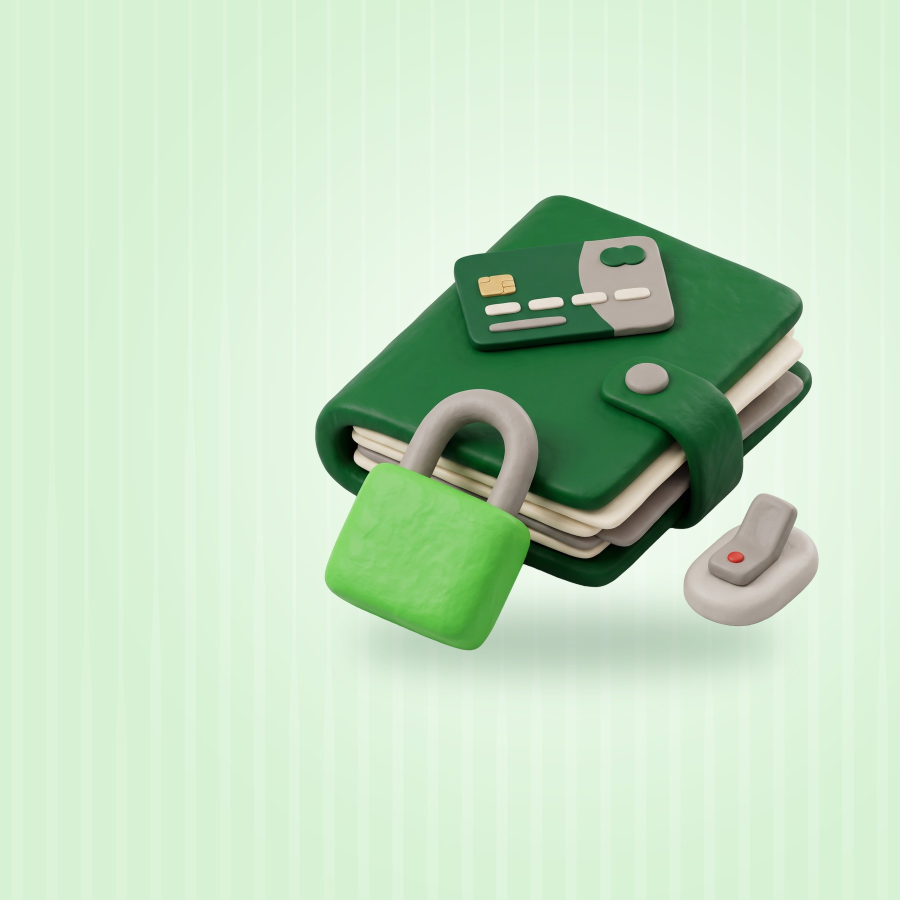
#> input picture generator/ovz/assets/ovz_big_close.jpg, 1800 x 1800 px, given in place of bg_light2.png, which was not available (shown at 1/2 size)
$ python make_assets.py assets/ovz_big_close.jpg
#> lines starting #> are read from the running program, lines starting #| are printed output that depends on the picture
import os, sys, math
from PIL import Image, ImageDraw, ImageFilter, ImageOps, ImageChops
SP = sys.argv[1]
G = os.path.join(SP, 'gen'); C = os.path.join(G, 'cut'); A = os.path.join(SP, 'assets'); L = os.path.join(SP, 'in', 'logo')
os.makedirs(A, exist_ok=True)

# [4 lines left out: function crop_alpha, not called in this run]

def save_png(im, name):
    p = os.path.join(A, name); im.save(p, optimize=True); return p

# ---------- backgrounds ----------
def bg(src, name, size=(1920,1080), q=88):
#> called with src = 'bg_light2.png', name = 'ovz_bg_light_a.jpg', size = (1920, 1080), q = 88
    im = Image.open(os.path.join(G, src)).convert('RGB').resize(size, Image.LANCZOS)
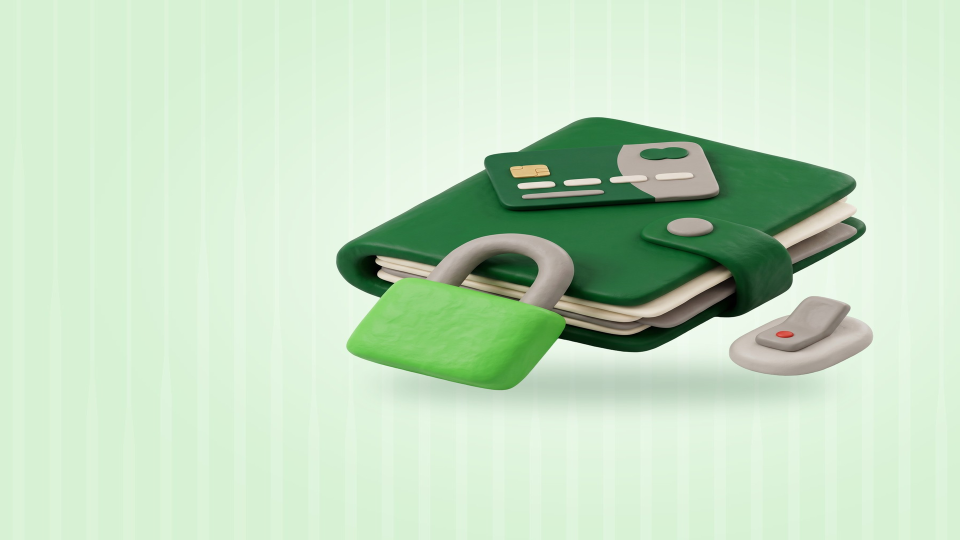
#> im: PIL image 1920x1080 RGB (shown at 1/2 size); mean R, G, B 196, 221.4, 193.9
    im.save(os.path.join(A, name), quality=q, optimize=True, progressive=True)
bg('bg_light2.png', 'ovz_bg_light_a.jpg')
bg('bg_light1.png', 'ovz_bg_light_b.jpg')
#> call 2 of bg, with src = 'bg_light1.png', name = 'ovz_bg_light_b.jpg', size = (1920, 1080), q = 88
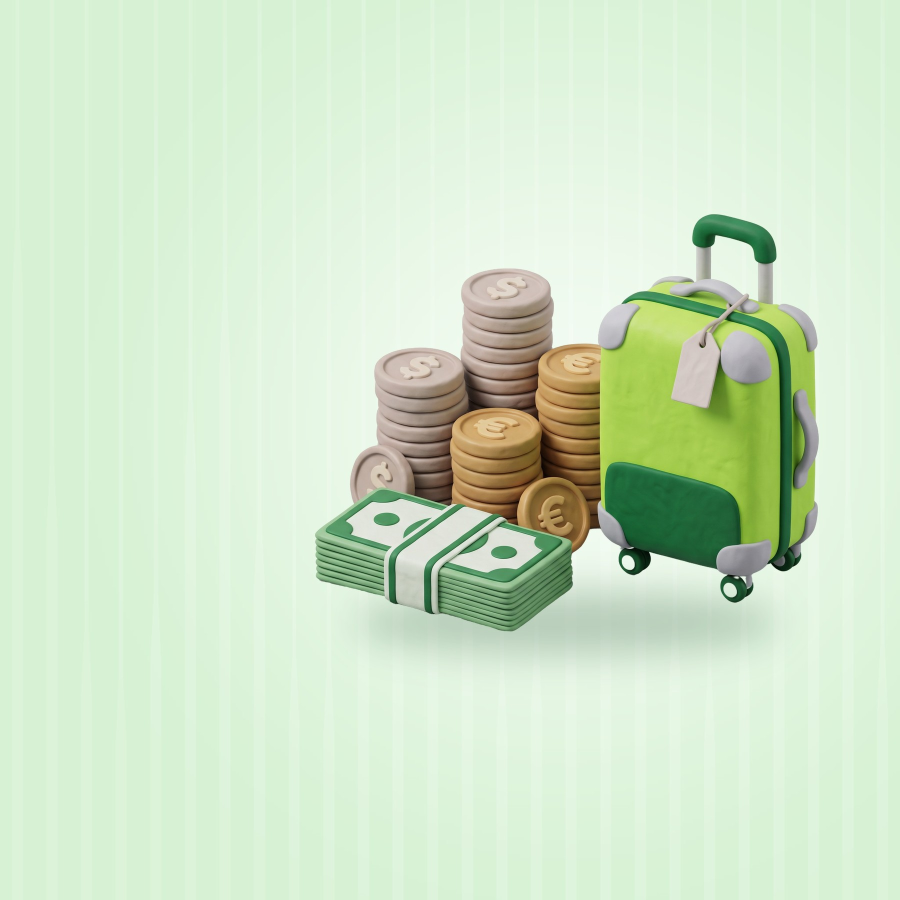
#> input picture generator/ovz/assets/ovz_big_currency.jpg, 1800 x 1800 px, given in place of bg_light1.png, which was not available (shown at 1/2 size)
#> in bg (call 2), `im = Image.open(os.path.join(G, src)).convert('RGB').resize(size, Imag..`:
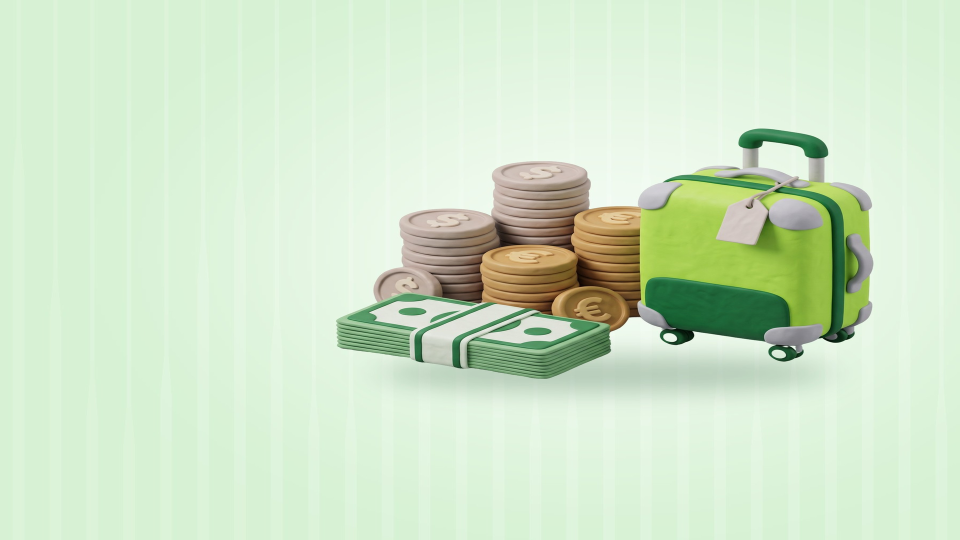
#> im: PIL image 1920x1080 RGB (shown at 1/2 size); mean R, G, B 208, 228.4, 200.6
bg('bg_dark1.png',  'ovz_bg_dark.jpg')

# ---------- logos ----------
for src, name in [('logo_color.png','ovz_logo_color.png'), ('logo_onDark.png','ovz_logo_ondark.png')]:
#> (the run stopped early here; a loop or call above may not have finished)
